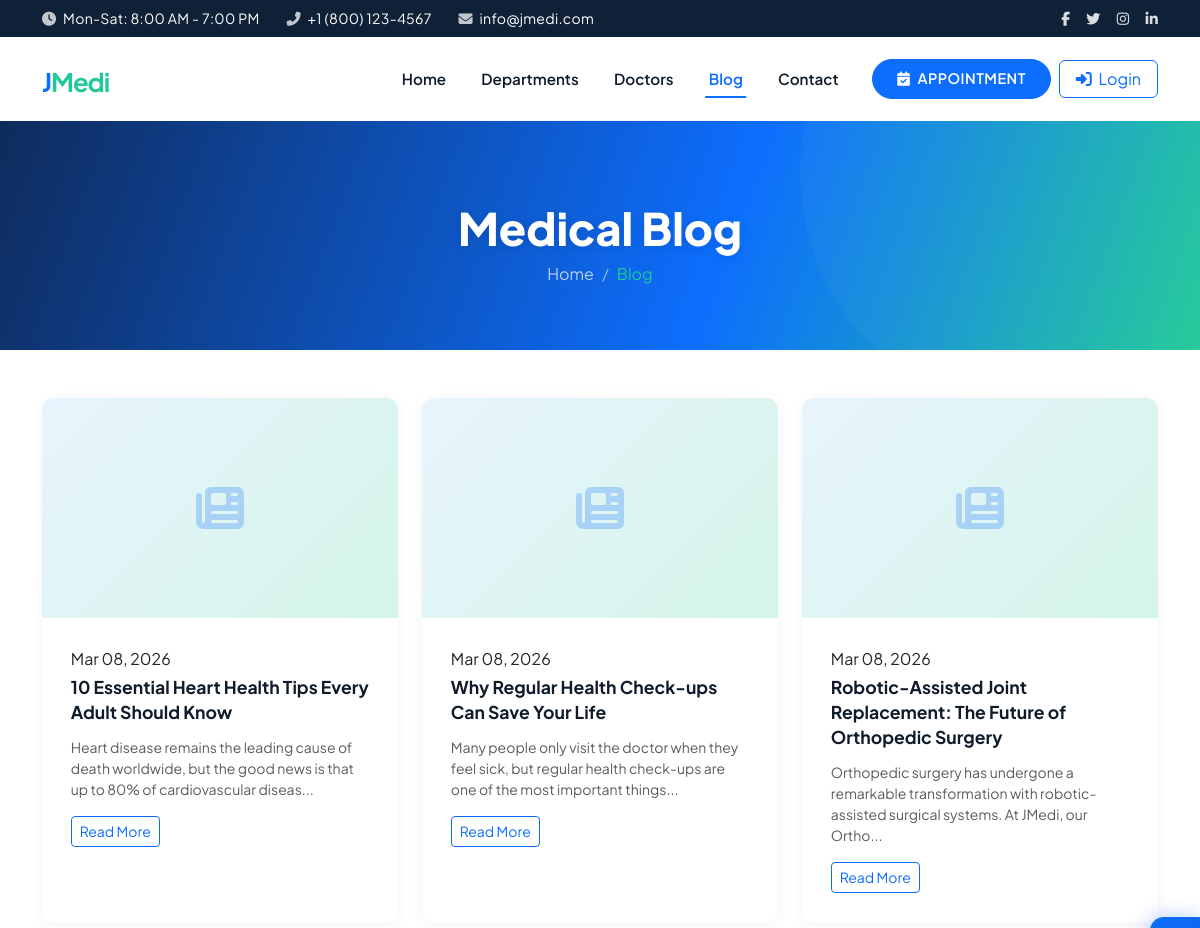
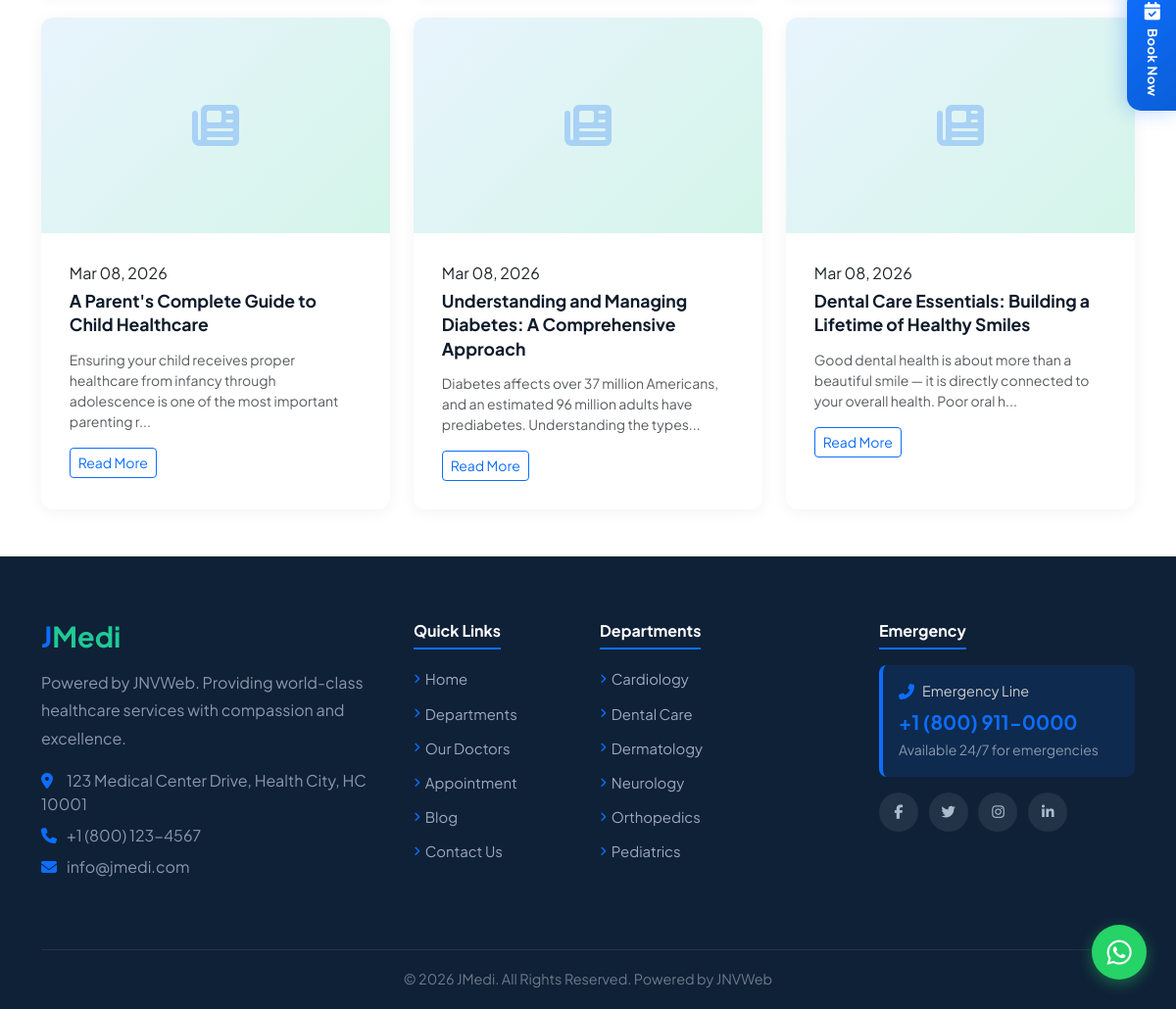
Screenshot of /blog.php with the database file from the repository (2 pictures, top to bottom).
### tables this page shows
CREATE TABLE IF NOT EXISTS `posts` (
    `post_id`        INT AUTO_INCREMENT PRIMARY KEY,
    `title`          VARCHAR(255) NOT NULL,
    `slug`           VARCHAR(255) UNIQUE NOT NULL,
    `content`        TEXT,
    `featured_image` VARCHAR(255),
    `author`         VARCHAR(100) DEFAULT 'Admin',
    `status`         VARCHAR(20)  DEFAULT 'draft',
    `created_at`     TIMESTAMP    DEFAULT CURRENT_TIMESTAMP,
    `updated_at`     TIMESTAMP    DEFAULT CURRENT_TIMESTAMP ON UPDATE CURRENT_TIMESTAMP
);

CREATE TABLE IF NOT EXISTS `departments` (
    `department_id` INT AUTO_INCREMENT PRIMARY KEY,
    `name`          VARCHAR(100) NOT NULL,
    `slug`          VARCHAR(100) UNIQUE NOT NULL,
    `description`   TEXT,
    `icon`          VARCHAR(50)  DEFAULT 'fa-heartbeat',
    `services`      TEXT,
    `image`         VARCHAR(255),
    `status`        SMALLINT     DEFAULT 1,
    `sort_order`    INT          DEFAULT 0,
    `created_at`    TIMESTAMP    DEFAULT CURRENT_TIMESTAMP
);

### includes/functions.php (called while the page is built, shortened)
<?php
function e(string $str): string {
    return htmlspecialchars($str, ENT_QUOTES, 'UTF-8');
}
function getSettings(PDO $pdo): array {
    $stmt = $pdo->query("SELECT setting_key, setting_value FROM settings");
    $settings = [];
    while ($row = $stmt->fetch()) {
        $settings[$row['setting_key']] = $row['setting_value'];
    }
    return $settings;
}
function getDepartments(PDO $pdo, bool $activeOnly = true): array {
    $sql = "SELECT * FROM departments";
    if ($activeOnly) $sql .= " WHERE status = 1";
    $sql .= " ORDER BY sort_order, name";
    return $pdo->query($sql)->fetchAll();
}
function getPosts(PDO $pdo, bool $publishedOnly = false, int $limit = 0): array {
    $sql = "SELECT * FROM posts";
    if ($publishedOnly) $sql .= " WHERE status = 'published'";
    $sql .= " ORDER BY created_at DESC";
    $params = [];
    $stmt = $pdo->prepare($sql);
    $stmt->execute($params);
    return $stmt->fetchAll();
}
function formatDate(string $date): string {
    return date('M d, Y', strtotime($date));
}
function truncateText(string $text, int $length = 150): string {
    return substr($text, 0, $length) . '...';
}

### public/blog.php (the view, shortened to what this page needs)
<?php
require_once __DIR__ . '/../includes/header.php';
$slug = $_GET['slug'] ?? '';
$posts = $slug ? [] : getPosts($pdo, true);
?>
<div class="page-header">
    <div class="container">
        <h1><?= $slug && isset($post) ? e($post['title']) : 'Medical Blog' ?></h1>
        <nav aria-label="breadcrumb">
            <ol class="breadcrumb mb-0">
                <li class="breadcrumb-item"><a href="/">Home</a></li>
                <?php if ($slug): ?>
                <li class="breadcrumb-item"><a href="/public/blog.php">Blog</a></li>
                <li class="breadcrumb-item active"><?= e($post['title'] ?? '') ?></li>
                <?php else: ?>
                <li class="breadcrumb-item active">Blog</li>
                <?php endif; ?>
            </ol>
        </nav>
    </div>
</div>
<?php if ($slug && isset($post)): ?>
<section class="py-5">
    <div class="container">
        <div class="row justify-content-center">
            <div class="col-lg-8">
                <article class="bg-white rounded-3 p-4 shadow-sm">
                    <?php if ($post['featured_image']): ?>
                        <img src="<?= e($post['featured_image']) ?>" alt="<?= e($post['title']) ?>" class="img-fluid rounded-3 mb-4 w-100" style="max-height:400px;object-fit:cover;">
                    <?php endif; ?>
                    <div class="d-flex align-items-center text-muted mb-3">
                        <span class="me-3"><i class="fas fa-user me-1"></i> <?= e($post['author'] ?? 'Admin') ?></span>
                        <span><i class="fas fa-calendar me-1"></i> <?= formatDate($post['created_at']) ?></span>
                    </div>
                    <div class="post-content">
                        <?= nl2br(e($post['content'] ?? '')) ?>
                    </div>
                </article>
                <div class="mt-4">
                    <a href="/public/blog.php" class="btn btn-outline-primary"><i class="fas fa-arrow-left me-2"></i>Back to Blog</a>
                </div>
            </div>
        </div>
    </div>
</section>
<?php else: ?>
<section class="py-5">
    <div class="container">
        <?php if (empty($posts)): ?>
            <div class="text-center py-5">
                <i class="fas fa-newspaper text-muted" style="font-size:3rem;"></i>
                <p class="text-muted mt-3">No articles published yet.</p>
            </div>
        <?php else: ?>
            <div class="row g-4">
                <?php foreach ($posts as $post): ?>
                <div class="col-lg-4 col-md-6">
                    <div class="card blog-card">
                        <div class="blog-img">
                            <?php if ($post['featured_image']): ?>
                                <img src="<?= e($post['featured_image']) ?>" alt="<?= e($post['title']) ?>">
                            <?php else: ?>
                                <i class="fas fa-newspaper placeholder-icon"></i>
                            <?php endif; ?>
                        </div>
                        <div class="card-body">
                            <span class="blog-date"><?= formatDate($post['created_at']) ?></span>
                            <h5 class="mt-1"><?= e($post['title']) ?></h5>
                            <p class="text-muted small"><?= e(truncateText($post['content'] ?? '', 120)) ?></p>
                            <a href="/public/blog.php?slug=<?= e($post['slug']) ?>" class="btn btn-sm btn-outline-primary">Read More</a>
                        </div>
                    </div>
                </div>
                <?php endforeach; ?>
            </div>
        <?php endif; ?>
    </div>
</section>
<?php endif; ?>
<?php require_once __DIR__ . '/../includes/footer.php'; ?>

### includes/footer.php (shortened to what this page needs)
<footer class="footer text-light">
    <div class="container">
        <div class="row g-4 pb-4">
            <div class="col-lg-4 col-md-6">
                <?php $footerLogo = $settings['footer_logo'] ?? ($settings['frontend_logo'] ?? ''); ?>
                <?php if ($footerLogo): ?>
                <a href="/" class="d-inline-block mb-3"><img src="<?= e($footerLogo) ?>" alt="<?= e($settings['site_name'] ?? 'JMedi') ?>" style="height:50px;width:auto;object-fit:contain;filter:brightness(0) invert(1);"></a>
                <?php else: ?>
                <h5 class="mb-3" style="font-size:1.8rem;"><a href="/" class="text-decoration-none"><span style="color:var(--primary);">J</span><span style="color:var(--secondary);">Medi</span></a></h5>
                <?php endif; ?>
                <p style="color:#8899aa;line-height:1.8;"><?= e($settings['tagline'] ?? 'Smart Medical Platform') ?>. Providing world-class healthcare services with compassion and excellence.</p>
                <ul class="list-unstyled" style="color:#8899aa;">
                    <li class="mb-2"><i class="fas fa-map-marker-alt me-2" style="color:var(--primary);width:18px;"></i><?= e($settings['address'] ?? '') ?></li>
                    <li class="mb-2"><i class="fas fa-phone me-2" style="color:var(--primary);width:18px;"></i><?= e($settings['phone'] ?? '') ?></li>
                    <li class="mb-2"><i class="fas fa-envelope me-2" style="color:var(--primary);width:18px;"></i><?= e($settings['email'] ?? '') ?></li>
                </ul>
            </div>
            <div class="col-lg-2 col-md-6">
                <h6 class="mb-3 pb-2" style="border-bottom:2px solid var(--primary);display:inline-block;">Quick Links</h6>
                <ul class="list-unstyled footer-links">
                    <li><a href="/">Home</a></li>
                    <li><a href="/public/departments.php">Departments</a></li>
                    <li><a href="/public/doctors.php">Our Doctors</a></li>
                    <li><a href="/public/appointment.php">Appointment</a></li>
                    <li><a href="/public/blog.php">Blog</a></li>
                    <li><a href="/public/contact.php">Contact Us</a></li>
                </ul>
            </div>
            <div class="col-lg-3 col-md-6">
                <h6 class="mb-3 pb-2" style="border-bottom:2px solid var(--primary);display:inline-block;">Departments</h6>
                <ul class="list-unstyled footer-links">
                    <?php
                    $footerDepts = getDepartments($pdo);
                    foreach (array_slice($footerDepts, 0, 6) as $dept): ?>
                    <li><a href="/public/departments.php?slug=<?= e($dept['slug']) ?>"><?= e($dept['name']) ?></a></li>
                    <?php endforeach; ?>
                </ul>
            </div>
            <div class="col-lg-3 col-md-6">
                <h6 class="mb-3 pb-2" style="border-bottom:2px solid var(--primary);display:inline-block;">Emergency</h6>
                <div class="p-3 rounded-3 mb-3" style="background:rgba(13,110,253,0.12);border-left:4px solid var(--primary);">
                    <div class="d-flex align-items-center gap-2 mb-2">
                        <i class="fas fa-phone-alt" style="color:var(--primary);"></i>
                        <span style="color:#ccc;font-size:0.9rem;">Emergency Line</span>
                    </div>
                    <p class="h5 mb-1" style="color:var(--primary);font-weight:700;"><?= e($settings['emergency_phone'] ?? '') ?></p>
                    <small style="color:#8899aa;">Available 24/7 for emergencies</small>
                </div>
                <div class="social-icons mt-3">
                    <?php if (!empty($settings['facebook'])): ?><a href="<?= e($settings['facebook']) ?>"><i class="fab fa-facebook-f"></i></a><?php endif; ?>
                    <?php if (!empty($settings['twitter'])): ?><a href="<?= e($settings['twitter']) ?>"><i class="fab fa-twitter"></i></a><?php endif; ?>
                    <?php if (!empty($settings['instagram'])): ?><a href="<?= e($settings['instagram']) ?>"><i class="fab fa-instagram"></i></a><?php endif; ?>
                    <?php if (!empty($settings['linkedin'])): ?><a href="<?= e($settings['linkedin']) ?>"><i class="fab fa-linkedin-in"></i></a><?php endif; ?>
                </div>
            </div>
        </div>
        <div class="footer-bottom text-center">
            <p class="mb-0" style="color:#6c7a8a;font-size:0.9rem;"><?= e($settings['footer_text'] ?? '© 2026 JMedi. All Rights Reserved.') ?></p>
        </div>
    </div>
</footer>
<?php
$whatsappNum = $settings['whatsapp_number'] ?? '';
?>
<?php if ($whatsappNum): ?>
<a href="https://wa.me/<?= e($whatsappNum) ?>" target="_blank" class="whatsapp-float" title="Chat on WhatsApp">
    <i class="fab fa-whatsapp"></i>
</a>
<?php endif; ?>
<button type="button" class="appointment-float" data-bs-toggle="modal" data-bs-target="#appointmentModal" title="Book Appointment">
    <i class="fas fa-calendar-check"></i>
    <span>Book Now</span>
</button>
</body>
</html>

### assets/css/style.css (style rules this page uses)
:root { --primary: #0D6EFD; --primary-dark: #0a58ca; --secondary: #20C997; --secondary-dark: #1aae82; --dark: #0e1b2a; --dark-blue: #0f2137; --light-bg: #f5f9fc; --text-body: #555; --text-heading: #0e1b2a; --border-light: #e9ecef; }
body { font-family: 'Segoe UI', Tahoma, Geneva, Verdana, sans-serif; color: var(--text-body); overflow-x: hidden; }
h1, h2, h3, h4, h5, h6 { color: var(--text-heading); font-weight: 700; }
a { transition: all 0.3s ease; }
.blog-card { border: none; border-radius: 12px; overflow: hidden; transition: all 0.4s ease; box-shadow: 0 3px 15px rgba(0,0,0,0.05); height: 100%; background: white; }
.blog-card .blog-img { height: 220px; background: linear-gradient(135deg, #e8f4fd, #d4f5e9); display: flex; align-items: center; justify-content: center; overflow: hidden; position: relative; }
.blog-card .blog-img .placeholder-icon { font-size: 3rem; color: var(--primary); opacity: 0.25; }
.blog-card .card-body { padding: 1.8rem; }
.blog-card h5 { font-weight: 700; color: var(--text-heading); font-size: 1.1rem; line-height: 1.4; margin-bottom: 0.8rem; transition: color 0.3s; }
.page-header { background: linear-gradient(110deg, #0f2b5c, #0D6EFD 60%, #20C997 100%); padding: 5rem 0 4rem; color: white; text-align: center; position: relative; overflow: hidden; }
.page-header::before { content: ''; position: absolute; width: 500px; height: 500px; border-radius: 50%; background: rgba(255,255,255,0.03); top: -200px; right: -100px; }
.page-header h1 { font-weight: 800; font-size: 2.8rem; color: white; text-shadow: 0 2px 10px rgba(0,0,0,0.1); }
.page-header .breadcrumb { justify-content: center; }
.page-header .breadcrumb-item a { color: rgba(255,255,255,0.7); text-decoration: none; }
.page-header .breadcrumb-item.active { color: var(--secondary); }
.page-header .breadcrumb-item + .breadcrumb-item::before { color: rgba(255,255,255,0.5); }
.footer { background: var(--dark-blue) !important; padding-top: 4rem; }
.footer h5, .footer h6 { color: white; font-weight: 700; }
.footer-links li { margin-bottom: 0.6rem; }
.footer-links a { color: #99aabb; text-decoration: none; transition: all 0.3s; font-size: 0.93rem; display: inline-flex; align-items: center; gap: 0.3rem; }
.footer-links a::before { content: '\f105'; font-family: 'Font Awesome 6 Free'; font-weight: 900; font-size: 0.7rem; color: var(--primary); transition: transform 0.3s; }
.footer .social-icons a { width: 40px; height: 40px; border-radius: 50%; background: rgba(255,255,255,0.08); color: #aabbcc; display: inline-flex; align-items: center; justify-content: center; font-size: 0.9rem; text-decoration: none; transition: all 0.3s; margin-right: 0.5rem; }
.footer-bottom { border-top: 1px solid rgba(255,255,255,0.08); padding: 1.2rem 0; margin-top: 2rem; }

### includes/footer.php (style rules this page uses)
.whatsapp-float { position: fixed; bottom: 30px; right: 30px; width: 56px; height: 56px; background: #25D366; color: #fff; border-radius: 50%; display: flex; align-items: center; justify-content: center; font-size: 1.8rem; box-shadow: 0 4px 15px rgba(37,211,102,0.4); z-index: 999; text-decoration: none; transition: all 0.3s; }
.appointment-float { position: fixed; right: -2px; top: 50%; transform: translateY(-50%); background: linear-gradient(135deg, #0D6EFD 0%, #0b5ed7 100%); color: #fff; border: none; padding: 14px 16px; border-radius: 14px 0 0 14px; writing-mode: vertical-lr; text-orientation: mixed; font-size: 0.82rem; font-weight: 700; letter-spacing: 0.5px; z-index: 1050; box-shadow: -3px 0 20px rgba(13,110,253,0.3); transition: all 0.3s; display: flex; align-items: center; gap: 8px; cursor: pointer; }
.appointment-float i { font-size: 1.15rem; writing-mode: horizontal-tb; }

### rows the page displays
posts: created_at "Mar 08, 2026", title "10 Essential Heart Health Tips Every Adult Should Know", content "Heart disease remains the leading cause of death worldwide, but the good news is that up to 80% of cardiovascular diseas..."
posts: created_at "Mar 08, 2026", title "Why Regular Health Check-ups Can Save Your Life", content "Many people only visit the doctor when they feel sick, but regular health check-ups are one of the most important things..."
posts: created_at "Mar 08, 2026", title "Robotic-Assisted Joint Replacement: The Future of Orthopedic Surgery", content "Orthopedic surgery has undergone a remarkable transformation with robotic-assisted surgical systems. At JMedi, our Ortho..."
posts: created_at "Mar 08, 2026", title "A Parent's Complete Guide to Child Healthcare", content "Ensuring your child receives proper healthcare from infancy through adolescence is one of the most important parenting r..."
posts: created_at "Mar 08, 2026", title "Understanding and Managing Diabetes: A Comprehensive Approach", content "Diabetes affects over 37 million Americans, and an estimated 96 million adults have prediabetes. Understanding the types..."
posts: created_at "Mar 08, 2026", title "Dental Care Essentials: Building a Lifetime of Healthy Smiles", content "Good dental health is about more than a beautiful smile — it is directly connected to your overall health. Poor oral h..."
departments: name "Cardiology"
departments: name "Dental Care"
departments: name "Dermatology"
departments: name "Neurology"
departments: name "Orthopedics"
departments: name "Pediatrics"

### other values shown
$settings['phone'] "+1 (800) 123-4567"
$settings['email'] "info@jmedi.com"
$settings['tagline'] "Powered by JNVWeb"
$settings['address'] "123 Medical Center Drive, Health City, HC 10001"
$settings['emergency_phone'] "+1 (800) 911-0000"
$settings['footer_text'] "© 2026 JMedi. All Rights Reserved. Powered by JNVWeb"
